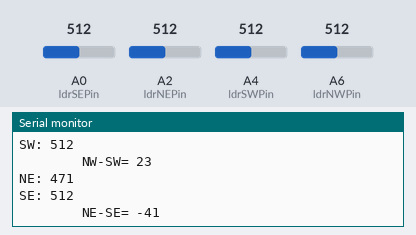
Bench run of a sketch on a simulated Arduino Nano, built with avr-gcc and run on an emulated ATmega328P. Shown: the last lines printed to the serial monitor. Inputs (shaded band) come from the test bench; at power-on: A0 (ldrSEPin) = 512, A2 (ldrNEPin) = 512, A4 (ldrSWPin) = 512, A6 (ldrNWPin) = 512.

Above: at 1.8 s.
1.9 s: A0 (ldrSEPin) set to 716
At 2.8 s:
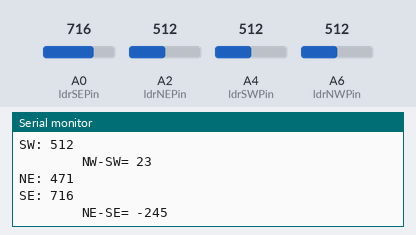
3.4 s: A2 (ldrNEPin) set to 716
At 4.7 s:
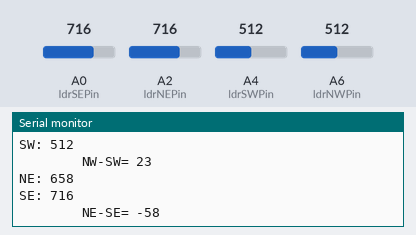
4.9 s: A4 (ldrSWPin) set to 716
6.4 s: A6 (ldrNWPin) set to 716
7.9 s: A0 (ldrSEPin) set to 992
At 8.9 s:
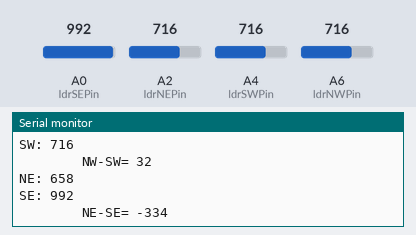
9.4 s: A2 (ldrNEPin) set to 992
At 10.9 s:
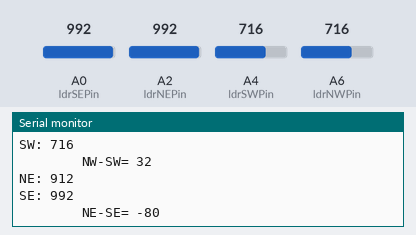
Timing chart, 0 to 11.9 s (numbered marks = the images above; inputs shaded):
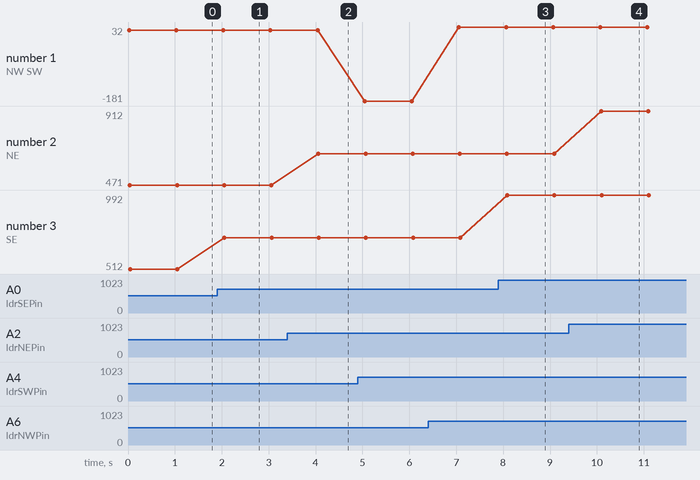

Measured:
- after the input at 1.9 s, the serial monitor: prints a new line after 0.16 s (image 1)
- after the input at 3.4 s, the serial monitor: prints a new line after 0.66 s (image 2)
- after the input at 7.9 s, the serial monitor: prints a new line after 0.19 s (image 3)
- after the input at 9.4 s, the serial monitor: prints a new line after 0.69 s (image 4)
- plotted number 1: 23 → -181 after the input at 4.9 s, -181 → 32 after the input at 6.4 s
- plotted number 2: 471 → 658 after the input at 3.4 s, 658 → 912 after the input at 9.4 s
- plotted number 3: 512 → 716 after the input at 1.9 s, 716 → 992 after the input at 7.9 s

The sketch:

LDR_Calibration.ino
```cpp
const int ldrNWPin = A6;
const int ldrSWPin = A4;
const int ldrNEPin = A2;
const int ldrSEPin = A0;

int ldrNWValue;
int ldrSWValue;
int ldrNEValue;
int ldrSEValue;

void setup() {
    Serial.begin(9600);
    Serial.print("SETUP");
}

void loop() {
    ldrNWValue = 1.045*analogRead(ldrNWPin);
    Serial.print ("NW: ");
    Serial.print (ldrNWValue);
    Serial.print ('\n');

    ldrSWValue = analogRead(ldrSWPin);
    Serial.print ("SW: ");
    Serial.print (ldrSWValue);
    Serial.print ('\n');

    Serial.print ("        NW-SW= ");
    Serial.print (ldrNWValue - ldrSWValue);
    Serial.print ('\n');

    ldrNEValue = 0.92*analogRead(ldrNEPin);
    Serial.print ("NE: ");
    Serial.print (ldrNEValue);
    Serial.print ('\n');

    ldrSEValue = analogRead(ldrSEPin);
    Serial.print ("SE: ");
    Serial.print (ldrSEValue);
    Serial.print ('\n');

    Serial.print ("        NE-SE= ");
    Serial.print (ldrNEValue - ldrSEValue);
    Serial.print ('\n');

    delay(1000);
}
```
